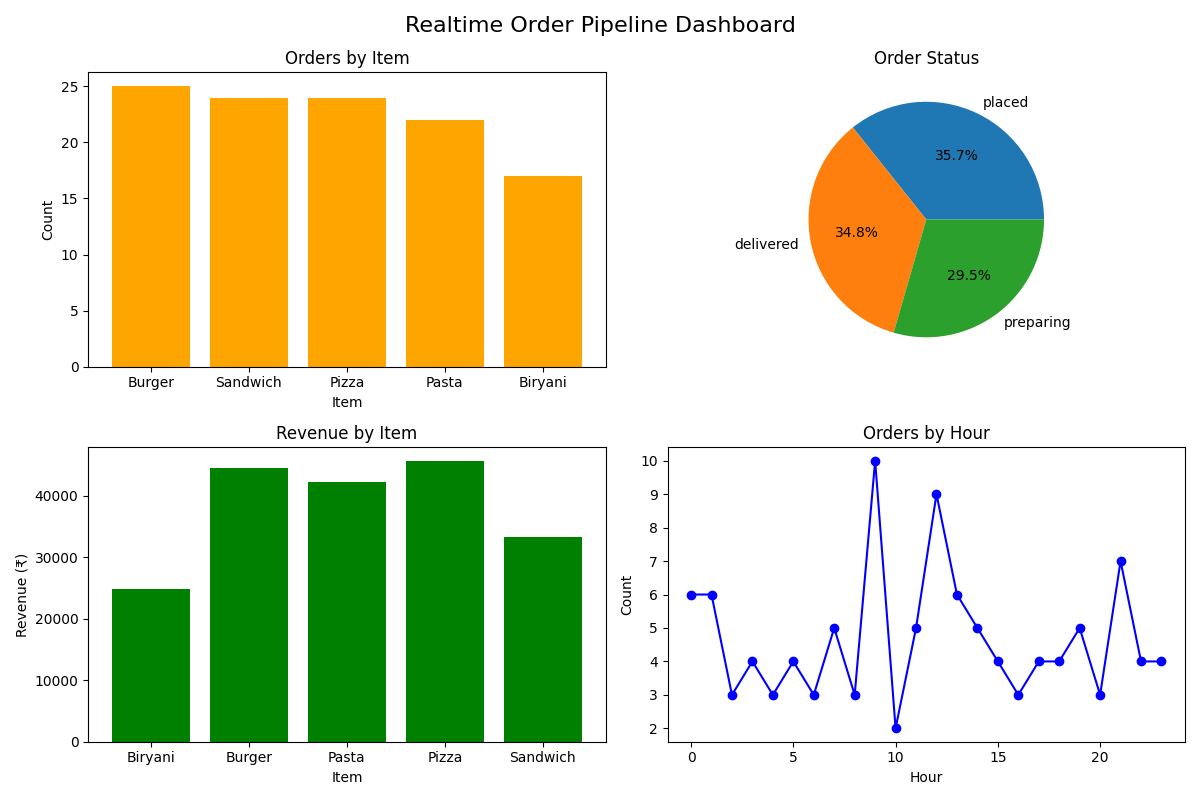

Reproduce this figure in Python.
import sqlite3
import pandas as pd
import matplotlib.pyplot as plt

conn = sqlite3.connect('orders.db')

df = pd.read_sql_query("SELECT * FROM orders", conn)

print(f"Total orders: {len(df)}")
print(df.head())

fig, axes = plt.subplots(2, 2, figsize=(12, 8))
fig.suptitle('Realtime Order Pipeline Dashboard', fontsize=16)

# orders by item
item_counts = df['item'].value_counts()
axes[0,0].bar(item_counts.index, item_counts.values, color='orange')
axes[0,0].set_title('Orders by Item')
axes[0,0].set_xlabel('Item')
axes[0,0].set_ylabel('Count')

# orders by status
status_counts = df['status'].value_counts()
axes[0,1].pie(status_counts.values, labels=status_counts.index, autopct='%1.1f%%')
axes[0,1].set_title('Order Status')

# revenue by item
df['revenue'] = df['price'] * df['quantity']
revenue_by_item = df.groupby('item')['revenue'].sum()
axes[1,0].bar(revenue_by_item.index, revenue_by_item.values, color='green')
axes[1,0].set_title('Revenue by Item')
axes[1,0].set_xlabel('Item')
axes[1,0].set_ylabel('Revenue (₹)')

# orders over time
df['timestamp'] = pd.to_datetime(df['timestamp'])
df['hour'] = df['timestamp'].dt.hour
orders_by_hour = df.groupby('hour').size()
axes[1,1].plot(orders_by_hour.index, orders_by_hour.values, marker='o', color='blue')
axes[1,1].set_title('Orders by Hour')
axes[1,1].set_xlabel('Hour')
axes[1,1].set_ylabel('Count')

plt.tight_layout()
plt.savefig('dashboard.png')
plt.show()
print("Dashboard saved as dashboard.png")
